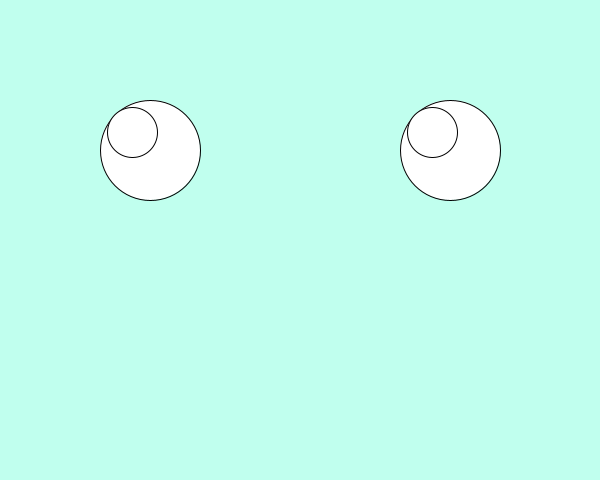
Frame 1 (no input)
Frame 60 (the mouse pressed at the canvas centre just before this capture): identical to frame 1, image omitted
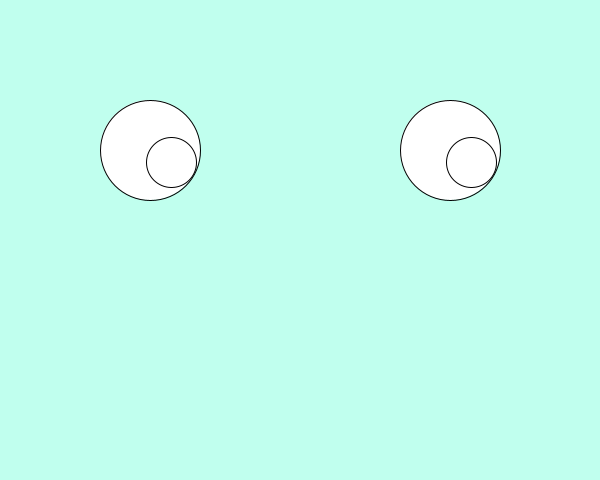
Frame 120 (the mouse held since frame 60 and released just before this capture)

The Processing sketch that drew these frames (run headless with seeded random() and noise(); from frame 60 on, the mouse is pressed at the canvas centre):

// Processing sketch: week04_2_atan2_for_x_dx_dy_cos_sin
// ── week04_2_atan2_for_x_dx_dy_cos_sin.pde
//week04-2_atan2_for_x_dx_dy_cos_sin
void setup(){
  size(600,480);
}
void draw(){
   background(#C0FFEE);
   for(int x=150;x<=450;x+=300){
     ellipse(x,150,100,100);
     float dx=mouseX-150,dy=mouseY-150;
     float a=atan2(dy,dx);
     ellipse(x+cos(a)*25,150+sin(a)*25,50,50);
   }
}
